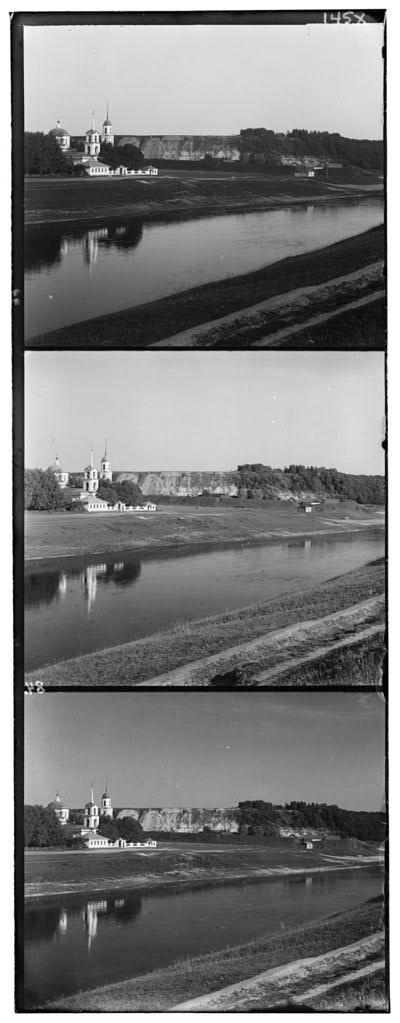
%> input picture course1image.jpg, 400 x 1023 px
$ octave alignRGBChannels.m   (GNU Octave 9; MATLAB toolbox functions it lacks are replaced by stand-ins)
%> lines starting %> are read from the running program, lines starting %| are printed output that depends on the picture
%Read the image
img = imread('course1image.jpg');
%> img is the input picture: size 1023x400 uint8; min 0, max 255, mean 124
B=img(1:341,1:400);
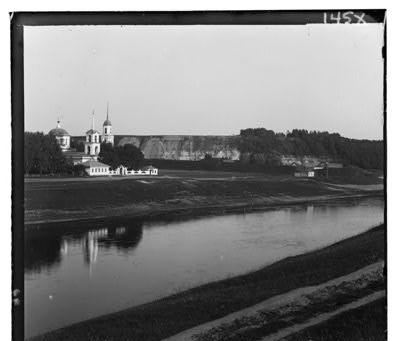
%> B: size 341x400 uint8; min 0, max 255, mean 125.9
G=img(342:682,1:400);
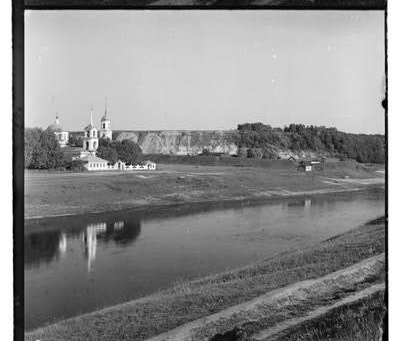
%> G: size 341x400 uint8; min 0, max 255, mean 139.3
R=img(683:1023,1:400);
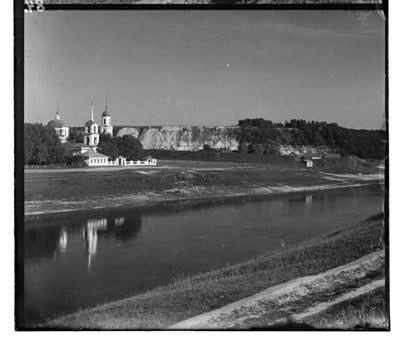
%> R: size 341x400 uint8; min 0, max 255, mean 106.9

[rg,cg]=size(G);
%> rg = 341; cg = 400
rowCenter = ceil(rg/2);
%> rowCenter = 171
columnCenter = ceil(cg/2);
%> columnCenter = 200
ref_G=G(rowCenter-25:rowCenter+25, columnCenter-25:columnCenter+25);
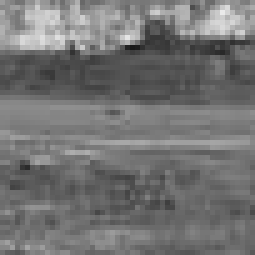
%> ref_G: size 51x51 uint8 (shown 5 times larger); min 24, max 234, mean 115.2


regionB = double(B(rowCenter-25:rowCenter+25, columnCenter-25:columnCenter+25));
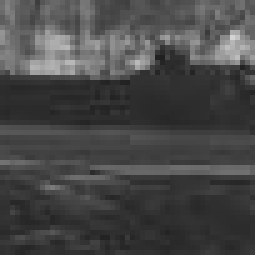
%> regionB: size 51x51 double (shown 5 times larger); min 32, max 212, mean 71.1
ref_img_region = double(G(rowCenter-25:rowCenter+25, columnCenter-25:columnCenter+25));
regionR = double(R(rowCenter-25:rowCenter+25, columnCenter-25:columnCenter+25));
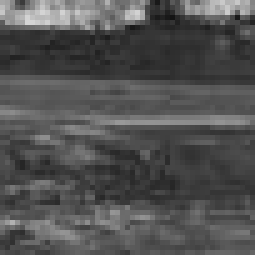
%> regionR: size 51x51 double (shown 5 times larger); min 20, max 214, mean 81.6

 values = [];
 for i=-10:10;
     for j=-10:10;
        shiftr=circshift(regionR,[i,j]);
        ssd = sum(sum((ref_img_region-shiftr).^2));
        values = [values; [i j ssd]];
     end
 end
%> after the loop, values = 441 rows, first 12: [-10 -10 9416477; -10 -9 9428411; -10 -8 9427737; -10 -7 9428829; -10 -6 9444349; -10 -5 9435237; -10 -4 9444121; -10 -3 9476877; -10 -2 9489853; -10 -1 9482561; -10 0 9486477; -10 1 9516573]
%> (the run ends here)
